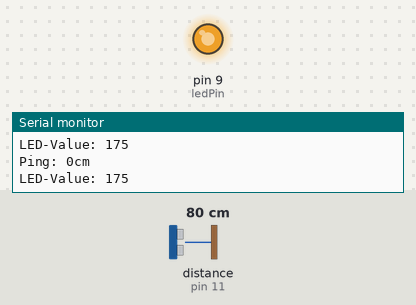
Recording of a sketch running on a simulated Arduino Uno, built with avr-gcc and run on an emulated ATmega328P. Shown: output pins drawn as LEDs (lit = HIGH), the last lines printed to the serial monitor. The inputs (shaded band) are chosen by the test bench; at power-on: distance to the obstacle (sensor on pin 11) 80 cm. The echo pulse lasts 58.3 µs per cm; random numbers use the default seed unless the sketch sets one.

Above: at 0.49 s.
1.3 s: distance to the obstacle (sensor on pin 11) set to 2 cm
At 1.44 s:
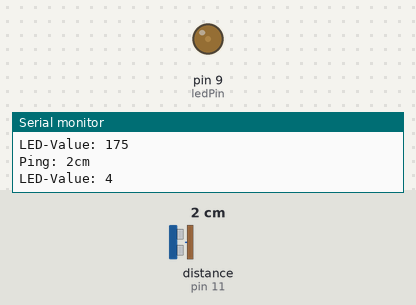
4.3 s: distance to the obstacle (sensor on pin 11) set to 9 cm
Timing chart, 0 to 13.3 s (numbered marks = the images above; inputs shaded):
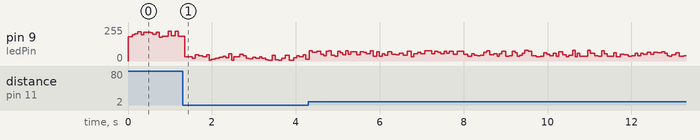

The sketch:

ultrasonic_candle.ino
```cpp
//Mehr Infos auf: http://www.pascals-koenigreich.de/2013/04/led-kerze-mit-unterschiedlichen.html

#include <NewPing.h>

#define TRIGGER_PIN  12
#define ECHO_PIN     11
#define MAX_DISTANCE 15

NewPing sonar(TRIGGER_PIN, ECHO_PIN, MAX_DISTANCE);

int ledPin = 9;
int last_value = pow(MAX_DISTANCE, 2)-50;

void setup()
{
  pinMode(ledPin, OUTPUT);
  Serial.begin(115200);
}

void loop()
{
  unsigned int uS = sonar.ping();
  int cm = uS / US_ROUNDTRIP_CM;
  Serial.print("Ping: ");
  Serial.print(cm);
  Serial.println("cm");

  int i;
  if (cm == 0)
  {
    i = last_value;
  }
  else if (cm <= 8)
  {
    i = pow(cm, 2);
    last_value=i;
  }
  else if (cm <= MAX_DISTANCE)
  {
    i = pow(cm, 2)-50;
    last_value=i;
  }

  Serial.print("LED-Value: ");
  Serial.println(i);

  analogWrite(ledPin, random(50)+i);

  delay(random(50,100));
}
```
